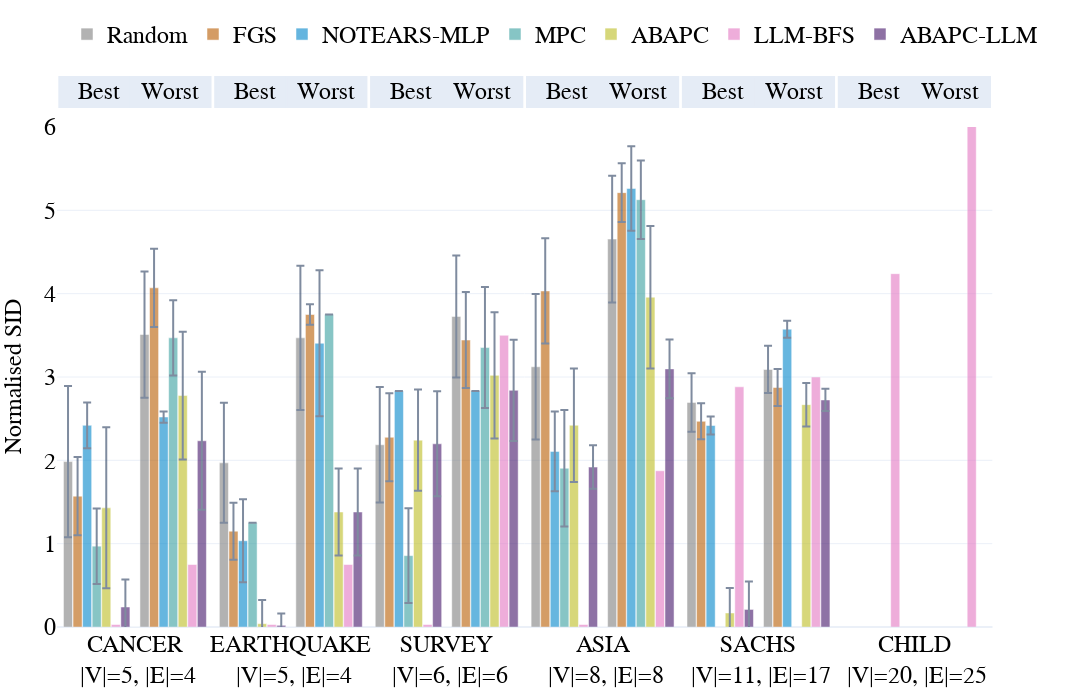
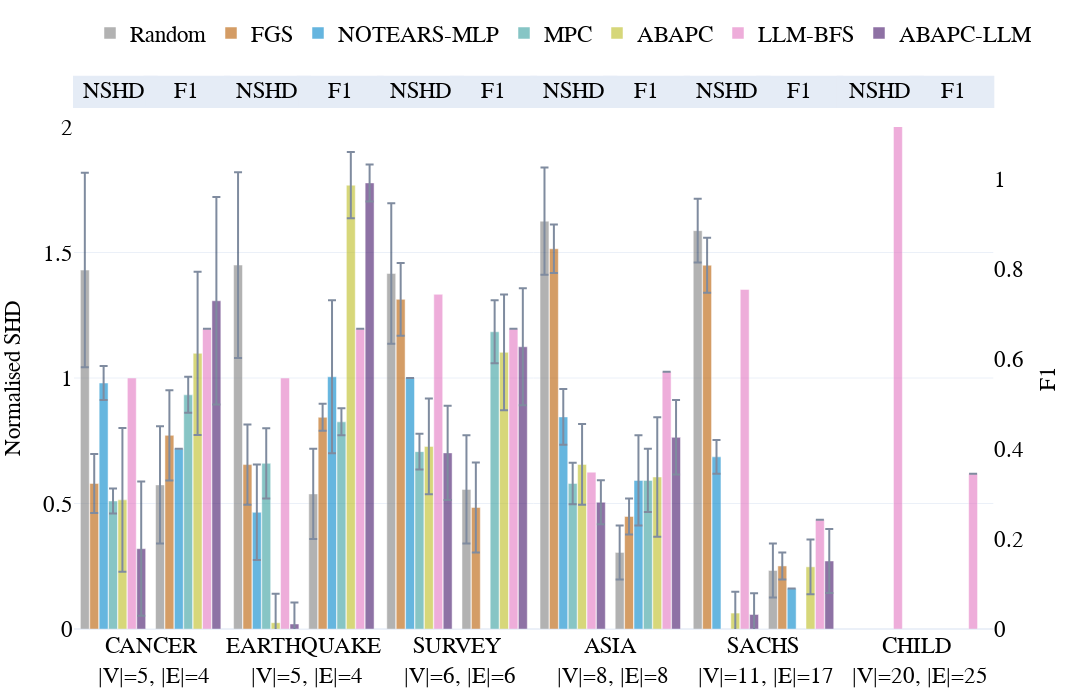
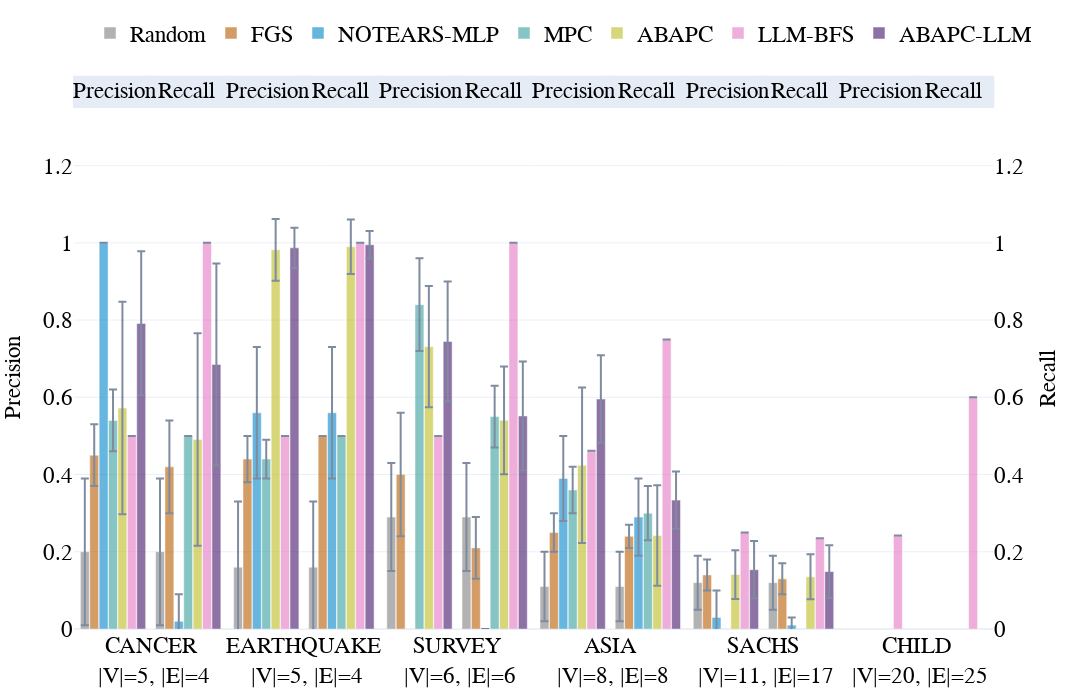
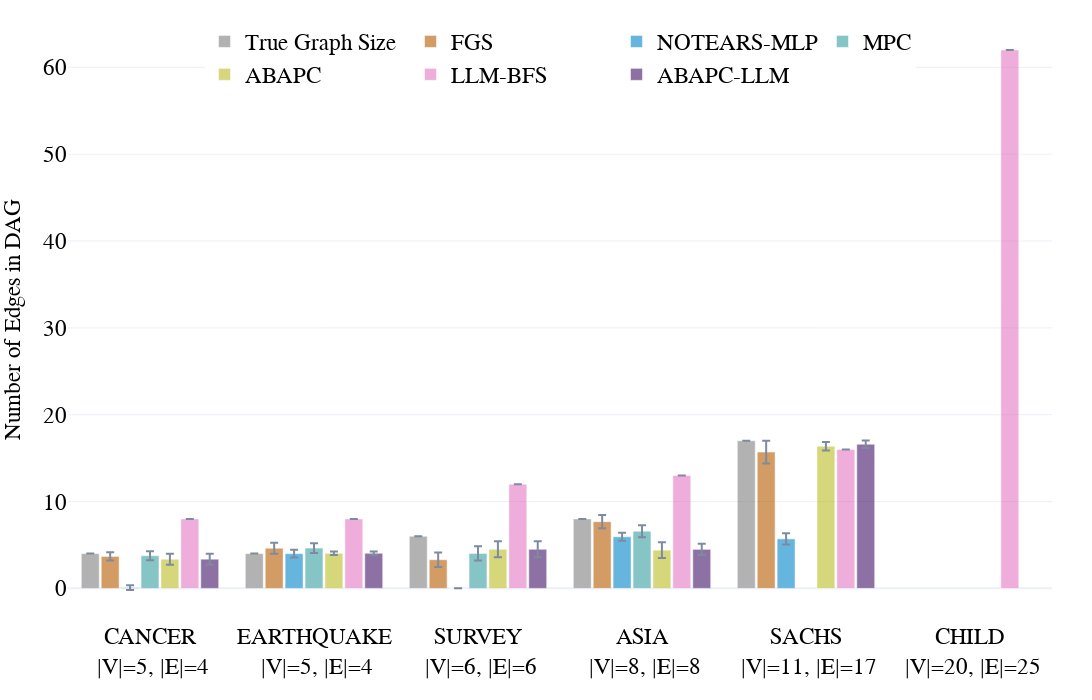

These figures' notebook cell, in order:
### Markdown cell above
## CPDAG Results

### Code cell
# Plots by dataset (CPDAG)
if len(cpdag_all):
    methods = [m for m in default_methods if m in cpdag_all['model'].unique()]
    if 'p_SID_low_mean' in cpdag_all:
        cpdag_all['p_SID_low_mean'] = cpdag_all['p_SID_low_mean'].replace(0, 0.03)
    if 'p_SID_high_mean' in cpdag_all:
        cpdag_all['p_SID_high_mean'] = cpdag_all['p_SID_high_mean'].replace(0, 0.03)
    double_bar_chart_plotly(
        cpdag_all, ['p_SID_low','p_SID_high'], names_dict, colors_dict, methods,
        save_figs=save_figs, font_size=24, output_name=str(REPO_ROOT / 'results/figs/Fig.bn_cpdag_SID.html'),
        debug=False, range_y1=[0,6], range_y2=[0,6]
    )
    double_bar_chart_plotly(
        cpdag_all, ['p_shd','F1'], names_dict, colors_dict, methods,
        save_figs=save_figs, font_size=23, output_name=str(REPO_ROOT / 'results/figs/Fig.bn_cpdag_SHD_F1.html'),
        debug=False, range_y1=[0,2], range_y2=[0,1.1]
    )
    double_bar_chart_plotly(
        cpdag_all, ['precision','recall'], names_dict, colors_dict, methods,
        save_figs=save_figs, font_size=23, output_name=str(REPO_ROOT / 'results/figs/Fig.bn_cpdag_prec_rec.html'),
        debug=False
    )
    bar_chart_plotly(
        cpdag_all, 'nnz', names_dict, colors_dict, methods,
        save_figs=save_figs, font_size=23, output_name=str(REPO_ROOT / 'results/figs/Fig.bn_cpdag_nnz.html'),
        debug=False
    )
else:
    print('No CPDAG results found.')
